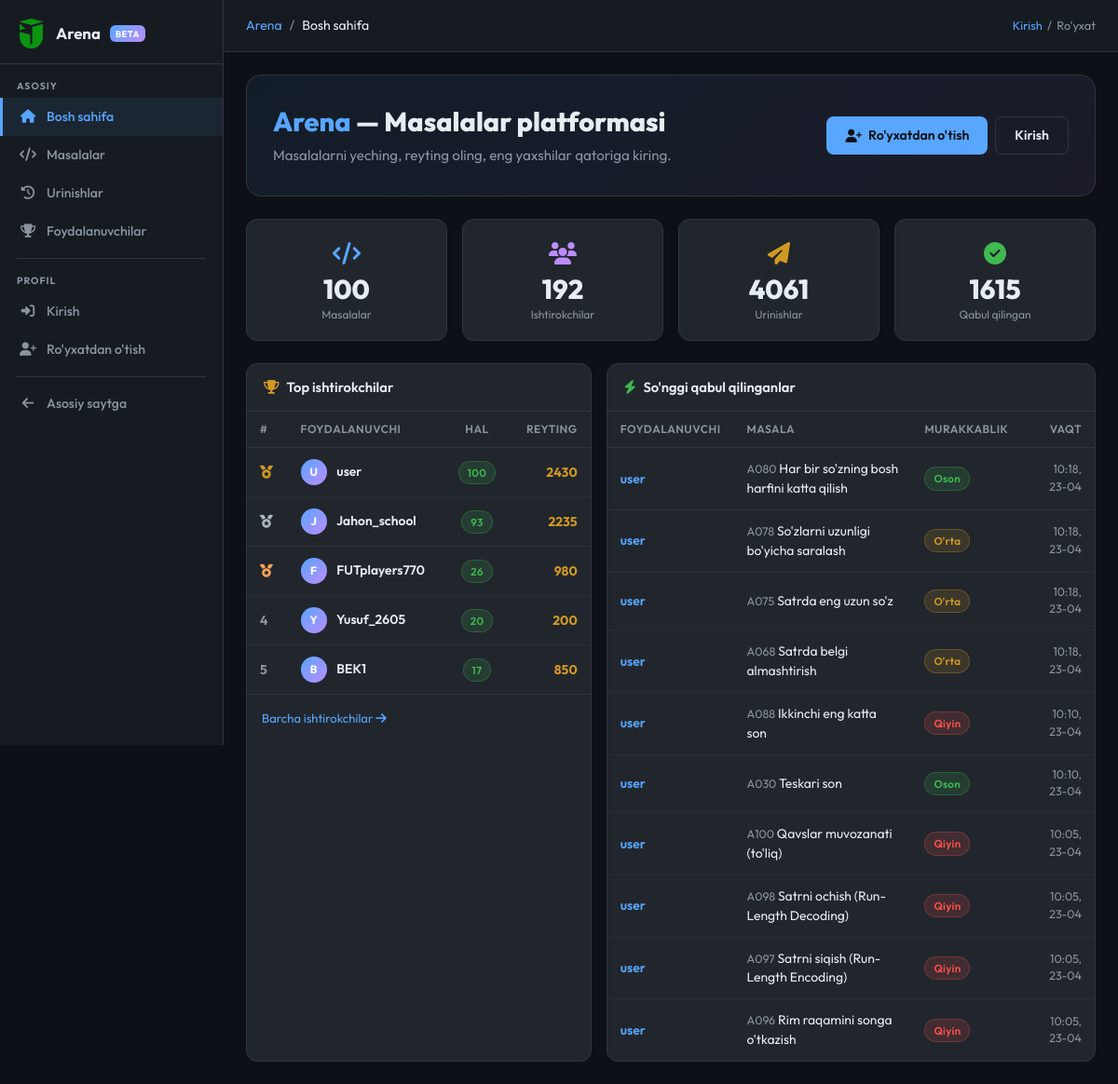
Screenshot of /arena/ with the database file from the repository.
### models.py (models this page shows, shortened)
class ArenaUser(db.Model):
    __tablename__ = 'arena_users'
    id = db.Column(db.Integer, primary_key=True)
    username = db.Column(db.String(50), unique=True, nullable=False)
    full_name = db.Column(db.String(100), nullable=False)
    age = db.Column(db.Integer)
    password_hash = db.Column(db.String(256), nullable=False)
    bio = db.Column(db.Text, default='')
    rating = db.Column(db.Integer, default=0)
    problems_solved = db.Column(db.Integer, default=0)
    total_stars = db.Column(db.Integer, default=0)
    created_at = db.Column(db.DateTime, default=tashkent_now)
    last_seen = db.Column(db.DateTime, default=tashkent_now)
    submissions = db.relationship('ArenaSubmission', backref='user', lazy='dynamic')
    __table_args__ = (
        db.Index('ix_arena_user_username', 'username'),
        db.Index('ix_arena_user_rating', 'rating'),
    )

class ArenaProblem(db.Model):
    __tablename__ = 'arena_problems'
    id = db.Column(db.Integer, primary_key=True)
    code = db.Column(db.String(10), unique=True, nullable=False)  # A001, M005
    title = db.Column(db.String(200), nullable=False)
    description = db.Column(db.Text, nullable=False)
    input_format = db.Column(db.Text, default='')
    output_format = db.Column(db.Text, default='')
    constraints = db.Column(db.Text, default='')
    examples = db.Column(db.Text, default='[]')  # JSON: [{input, output, explanation}]
    hidden_tests = db.Column(db.Text, default='[]')  # JSON: [{input, output}] — foydalanuvchiga ko'rsatilmaydi
    difficulty = db.Column(db.String(10), default='easy')   # easy / medium / hard
    category = db.Column(db.String(50), default='general')
    correct_answer = db.Column(db.Text, default='')          # for auto-grading
    time_limit = db.Column(db.Float, default=1.0)            # seconds (display)
    memory_limit = db.Column(db.Integer, default=256)        # MB (display)
    is_active = db.Column(db.Boolean, default=True)
    created_at = db.Column(db.DateTime, default=tashkent_now)
    accepted_count = db.Column(db.Integer, default=0)
    submission_count = db.Column(db.Integer, default=0)
    submissions = db.relationship('ArenaSubmission', backref='problem', lazy='dynamic')
    __table_args__ = (
        db.Index('ix_arena_problem_difficulty', 'difficulty'),
        db.Index('ix_arena_problem_category', 'category'),
        db.Index('ix_arena_problem_active', 'is_active'),
    )

### routes/arena.py (the view)
@arena_bp.route('/')
def index():
    total_users    = ArenaUser.query.count()
    total_problems = ArenaProblem.query.filter_by(is_active=True).count()
    total_subs     = ArenaSubmission.query.count()
    total_ac       = ArenaSubmission.query.filter_by(status='AC').count()
    top_users = (ArenaUser.query
                 .order_by(ArenaUser.problems_solved.desc(),
                            ArenaUser.rating.desc())
                 .limit(5).all())
    recent_ac = (ArenaSubmission.query
                 .filter_by(status='AC')
                 .order_by(ArenaSubmission.submitted_at.desc())
                 .limit(10).all())
    return render_template('arena/index.html',
                           total_users=total_users,
                           total_problems=total_problems,
                           total_subs=total_subs,
                           total_ac=total_ac,
                           top_users=top_users,
                           recent_ac=recent_ac)

### routes/arena.py (called while the page is built)
def _current_user():
    uid = session.get('arena_user_id')
    if not uid:
        return None
    return ArenaUser.query.get(uid)

def _is_arena_admin():
    u = _current_user()
    return u is not None and u.username.lower() == ARENA_ADMIN_USERNAME

@arena_bp.context_processor
def _inject():
    u = _current_user()
    if u:
        u.last_seen = tashkent_now()
        try:
            db.session.commit()
        except Exception:
            db.session.rollback()
    return dict(arena_user=u, is_arena_admin=_is_arena_admin())

### templates/arena/index.html (shortened to what this page needs)
{% extends "arena/base.html" %}
{% block breadcrumb %}<li class="breadcrumb-item active">Bosh sahifa</li>{% endblock %}
{% block content %}
<div style="background: linear-gradient(135deg, rgba(88,166,255,.08), rgba(188,140,255,.08));
            border: 1px solid var(--ar-border); border-radius: 16px; padding: 32px 28px; margin-bottom: 24px;">
  <div class="d-flex align-items-center justify-content-between flex-wrap gap-3">
    <div>
      <h1 style="font-size:1.8rem; font-weight:800; margin:0;">
        <span style="color:var(--ar-primary)">Arena</span> — Masalalar platformasi
      </h1>
      <p style="color:var(--ar-muted); margin: 8px 0 0; font-size:.95rem;">
        Masalalarni yeching, reyting oling, eng yaxshilar qatoriga kiring.
      </p>
    </div>
    {% if not arena_user %}
    <div class="d-flex gap-2">
      <a href="{{ url_for('arena.register') }}" class="ar-btn ar-btn-primary">
        <i class="fas fa-user-plus"></i> Ro'yxatdan o'tish
      </a>
      <a href="{{ url_for('arena.login') }}" class="ar-btn ar-btn-outline">Kirish</a>
    </div>
    {% else %}
    <a href="{{ url_for('arena.problems') }}" class="ar-btn ar-btn-primary">
      <i class="fas fa-code"></i> Masalalarga o'tish
    </a>
    {% endif %}
  </div>
</div>
<div class="row g-3 mb-4">
  {% for icon, val, lbl, col in [
    ('fas fa-code', total_problems, 'Masalalar', 'var(--ar-primary)'),
    ('fas fa-users', total_users, 'Ishtirokchilar', 'var(--ar-purple)'),
    ('fas fa-paper-plane', total_subs, 'Urinishlar', 'var(--ar-yellow)'),
    ('fas fa-check-circle', total_ac, 'Qabul qilingan', 'var(--ar-green)'),
  ] %}
  <div class="col-6 col-md-3">
    <div class="ar-stat">
      <div style="font-size:1.5rem; color:{{ col }}; margin-bottom:6px;"><i class="{{ icon }}"></i></div>
      <div class="val">{{ val }}</div>
      <div class="lbl">{{ lbl }}</div>
    </div>
  </div>
  {% endfor %}
</div>
<div class="row g-3">
  <div class="col-lg-5">
    <div class="ar-card h-100">
      <div class="ar-card-header">
        <i class="fas fa-trophy" style="color:var(--ar-yellow)"></i> Top ishtirokchilar
      </div>
      <div class="ar-card-body p-0">
        {% if top_users %}
        <table class="ar-table">
          <thead><tr>
            <th>#</th>
            <th>Foydalanuvchi</th>
            <th style="text-align:center">Hal</th>
            <th style="text-align:right">Reyting</th>
          </tr></thead>
          <tbody>
          {% for u in top_users %}
          <tr>
            <td style="font-weight:700; color:{% if loop.index==1 %}var(--ar-yellow){% elif loop.index==2 %}#b0b8c1{% elif loop.index==3 %}var(--ar-orange){% else %}var(--ar-muted){% endif %}">
              {% if loop.index <= 3 %}<i class="fas fa-medal"></i>{% else %}{{ loop.index }}{% endif %}
            </td>
            <td>
              <a href="{{ url_for('arena.profile', username=u.username) }}"
                 style="color:var(--ar-text); text-decoration:none; font-weight:600;">
                <span style="width:28px;height:28px;border-radius:50%;background:linear-gradient(135deg,#58a6ff,#bc8cff);
                             display:inline-flex;align-items:center;justify-content:center;font-size:.75rem;font-weight:700;color:#fff;margin-right:8px;">
                  {{ u.username[0].upper() }}</span>
                {{ u.username }}
              </a>
            </td>
            <td style="text-align:center">
              <span class="ar-badge badge-ac">{{ u.problems_solved }}</span>
            </td>
            <td style="text-align:right; font-weight:700; color:var(--ar-yellow)">{{ u.rating }}</td>
          </tr>
          {% endfor %}
          </tbody>
        </table>
        {% else %}
        <div style="padding:32px; text-align:center; color:var(--ar-muted);">
          <i class="fas fa-users fa-2x" style="opacity:.3;margin-bottom:8px;"></i><br>
          Hali ishtirokchilar yo'q
        </div>
        {% endif %}
        <div style="padding:12px 16px; border-top:1px solid var(--ar-border);">
          <a href="{{ url_for('arena.users') }}" style="color:var(--ar-primary); font-size:.82rem; text-decoration:none;">
            Barcha ishtirokchilar <i class="fas fa-arrow-right"></i>
          </a>
        </div>
      </div>
    </div>
  </div>
  <div class="col-lg-7">
    <div class="ar-card h-100">
      <div class="ar-card-header">
        <i class="fas fa-bolt" style="color:var(--ar-green)"></i> So'nggi qabul qilinganlar
      </div>
      <div class="ar-card-body p-0">
        {% if recent_ac %}
        <table class="ar-table">
          <thead><tr>
            <th>Foydalanuvchi</th>
            <th>Masala</th>
            <th>Murakkablik</th>
            <th style="text-align:right">Vaqt</th>
          </tr></thead>
          <tbody>
          {% for s in recent_ac %}
          <tr>
            <td>
              <a href="{{ url_for('arena.profile', username=s.user.username) }}"
                 style="color:var(--ar-primary); text-decoration:none; font-weight:600;">
                {{ s.user.username }}
              </a>
            </td>
            <td>
              <a href="{{ url_for('arena.problem_detail', pid=s.problem.id) }}"
                 style="color:var(--ar-text); text-decoration:none;">
                <span style="color:var(--ar-muted); font-size:.78rem;">{{ s.problem.code }}</span>
                {{ s.problem.title }}
              </a>
            </td>
            <td>
              <span class="ar-badge badge-{{ s.problem.difficulty }}">
                {% if s.problem.difficulty == 'easy' %}Oson{% elif s.problem.difficulty == 'medium' %}O'rta{% else %}Qiyin{% endif %}
              </span>
            </td>
            <td style="text-align:right; color:var(--ar-muted); font-size:.78rem;">
              {{ s.submitted_at.strftime('%H:%M, %d-%m') }}
            </td>
          </tr>
          {% endfor %}
          </tbody>
        </table>
        {% else %}
        <div style="padding:32px; text-align:center; color:var(--ar-muted);">
          <i class="fas fa-check-circle fa-2x" style="opacity:.3;margin-bottom:8px;"></i><br>
          Hali urinishlar yo'q
        </div>
        {% endif %}
      </div>
    </div>
  </div>
</div>
{% endblock %}

### templates/arena/base.html (style rules this page uses)
:root { --ar-bg: #0d1117; --ar-surface: #161b22; --ar-card: #21262d; --ar-border: #30363d; --ar-text: #e6edf3; --ar-muted: #8b949e; --ar-primary: #58a6ff; --ar-green: #3fb950; --ar-red: #f85149; --ar-yellow: #d29922; --ar-purple: #bc8cff; --ar-orange: #ffa657; --sidebar-w: 240px; }
* { box-sizing: border-box; }
body { font-family: 'Outfit', sans-serif; background: var(--ar-bg); color: var(--ar-text); min-height: 100vh; margin: 0; }
.ar-topbar .breadcrumb-item + .breadcrumb-item::before { color: var(--ar-muted); }
.ar-card { background: var(--ar-card); border: 1px solid var(--ar-border); border-radius: 12px; overflow: hidden; }
.ar-card-header { padding: 14px 18px; border-bottom: 1px solid var(--ar-border); font-weight: 600; font-size: 0.92rem; display: flex; align-items: center; gap: 8px; }
.ar-card-body { padding: 18px; }
.badge-ac { background: rgba(63,185,80,.15); color: var(--ar-green); border: 1px solid rgba(63,185,80,.3); }
.badge-easy { background: rgba(63,185,80,.15); color: var(--ar-green); border: 1px solid rgba(63,185,80,.3); }
.badge-medium { background: rgba(210,153,34,.15); color: var(--ar-yellow); border: 1px solid rgba(210,153,34,.3); }
.badge-hard { background: rgba(248,81,73,.15); color: var(--ar-red); border: 1px solid rgba(248,81,73,.3); }
.ar-badge { display: inline-flex; align-items: center; padding: 3px 9px; border-radius: 20px; font-size: 0.72rem; font-weight: 600; letter-spacing: 0.3px; }
.ar-table { width: 100%; border-collapse: collapse; font-size: 0.87rem; }
.ar-table th { padding: 10px 14px; color: var(--ar-muted); font-weight: 600; font-size: 0.75rem; text-transform: uppercase; letter-spacing: 0.5px; border-bottom: 1px solid var(--ar-border); white-space: nowrap; }
.ar-table td { padding: 12px 14px; border-bottom: 1px solid rgba(48,54,61,.5); vertical-align: middle; }
.ar-table tr:last-child td { border-bottom: none; }
.ar-btn { display: inline-flex; align-items: center; gap: 7px; padding: 9px 20px; border-radius: 8px; font-family: 'Outfit', sans-serif; font-size: 0.88rem; font-weight: 600; border: none; cursor: pointer; text-decoration: none; transition: all 0.15s; }
.ar-btn-primary { background: var(--ar-primary); color: #0d1117; }
.ar-btn-outline { background: transparent; border: 1px solid var(--ar-border); color: var(--ar-text); }
.ar-stat { background: var(--ar-card); border: 1px solid var(--ar-border); border-radius: 12px; padding: 18px 20px; text-align: center; }
.ar-stat .val { font-size: 1.8rem; font-weight: 800; color: var(--ar-text); line-height: 1; }
.ar-stat .lbl { font-size: 0.75rem; color: var(--ar-muted); margin-top: 4px; }

### rows the page displays
ArenaUser: username "U", username "user", problems_solved "100", rating "2430", user.username "user" "user" "user" "user" "user" "user" "user" "user" "user" "user"
ArenaUser: username "J", username "Jahon_school", problems_solved "93", rating "2235"
ArenaUser: username "F", username "FUTplayers770", problems_solved "26", rating "980"
ArenaUser: username "Y", username "Yusuf_2605", problems_solved "20", rating "200"
ArenaUser: username "B", username "BEK1", problems_solved "17", rating "850"
ArenaProblem: problem.code "A080", problem "Har bir so'zning bosh harfini katta qilish"
ArenaProblem: problem.code "A078", problem "So'zlarni uzunligi bo'yicha saralash"
ArenaProblem: problem.code "A075", problem "Satrda eng uzun so'z"
ArenaProblem: problem.code "A068", problem "Satrda belgi almashtirish"
ArenaProblem: problem.code "A088", problem "Ikkinchi eng katta son"
ArenaProblem: problem.code "A030", problem "Teskari son"
ArenaProblem: problem.code "A100", problem "Qavslar muvozanati (to'liq)"
ArenaProblem: problem.code "A098", problem "Satrni ochish (Run-Length Decoding)"
ArenaProblem: problem.code "A097", problem "Satrni siqish (Run-Length Encoding)"
ArenaProblem: problem.code "A096", problem "Rim raqamini songa o'tkazish"

### other values shown
{{ val }} "100" "192" "4061" "1615"
{{ lbl }} "Masalalar" "Ishtirokchilar" "Urinishlar" "Qabul qilingan"
{{ s.submitted_at.strftime('%H:%M, %d-%m') }} "10:18, 23-04" "10:18, 23-04" "10:18, 23-04" "10:18, 23-04" "10:10, 23-04" "10:10, 23-04" "10:05, 23-04" "10:05, 23-04" "10:05, 23-04" "10:05, 23-04"
